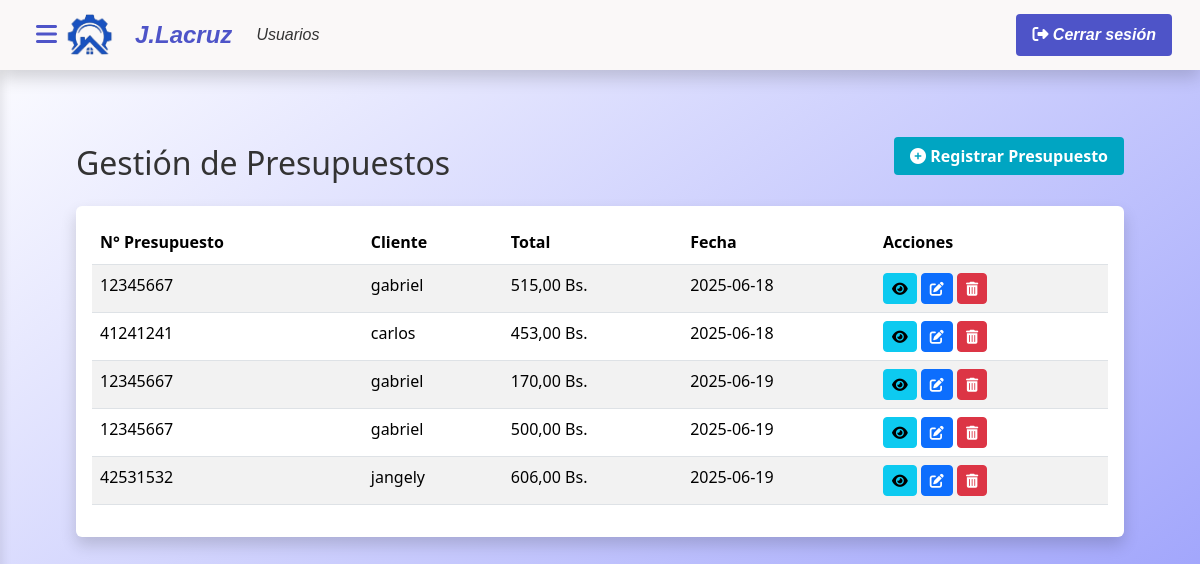
Page /index.php?c=presupuesto&m=index (signed in) on the earlier database version.
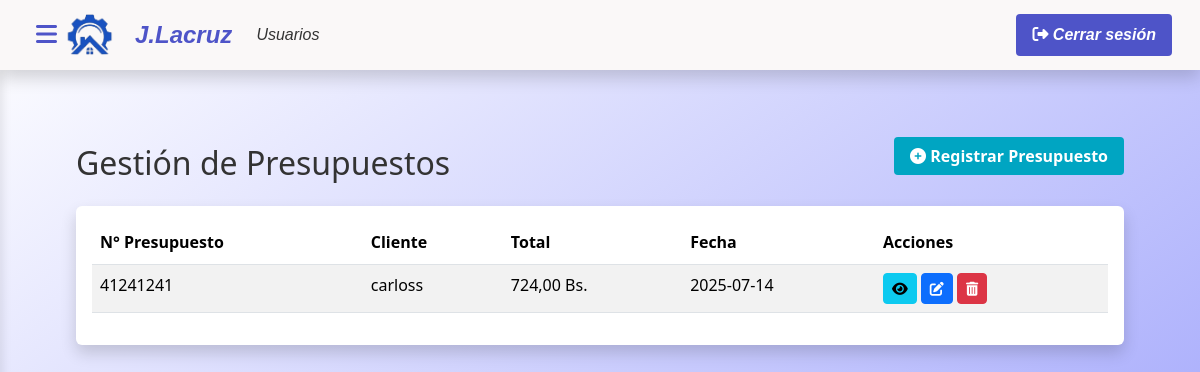
Same page on the later database version.
### tables this page shows
CREATE TABLE `factura` (
  `id_factura` int(11) NOT NULL,
  `rif` varchar(20) NOT NULL,
  `fecha` date NOT NULL,
  `numero_orden` varchar(20) NOT NULL,
  `id_condicion_pago` int(11) NOT NULL DEFAULT 3,
  `id_iva` int(11) NOT NULL,
  `total_iva` decimal(20,0) NOT NULL,
  `total_general` decimal(20,0) NOT NULL,
  `id_tasa` int(11) NOT NULL,
  `estatus` varchar(20) NOT NULL
);

CREATE TABLE `cliente` (
  `rif` varchar(20) NOT NULL,
  `cedula_usuario` int(11) NOT NULL,
  `razon_social` varchar(200) NOT NULL,
  `id_direccion` int(11) NOT NULL,
  `nombre` varchar(50) NOT NULL,
  `apellido` varchar(30) NOT NULL,
  `telefono` varchar(20) NOT NULL,
  `correo` varchar(100) NOT NULL,
  `fecha_registro` date NOT NULL
);

### modelo/conexion.php (called while the page is built, shortened)
<?php
class Conexion {
    public function __construct() {
    try {
        $this->pdo = new PDO("mysql:host=localhost;dbname=proyecto_lacruz", "root", "");
    } catch (PDOException $e) {
        die("Error de conexión: " . $e->getMessage());
    }
}
}
?>

### modelo/presupuesto.php (called while the page is built, shortened)
<?php
require_once 'modelo/conexion.php';
class PresupuestoModel extends Conexion {
    public function listar(){
        $sql = "SELECT
f.id_factura,
c.rif,
c.nombre AS nombre_cliente,
f.total_general,
f.fecha
FROM factura f
JOIN cliente c ON f.rif = c.rif";
        $stmt = $this->pdo->prepare($sql);
        $stmt->execute();
        return $stmt->fetchAll(PDO::FETCH_ASSOC);
    }
}

### vista/presupuesto/index.php (the view, shortened to what this page needs)
<?php require_once('vista/parcial/header.php'); ?>
<div class="main-content">
    <div class="container-fluid py-4">
        <div class="row mb-4">
            <div class="col-md-6">
                <h2 class="mb-0">Gestión de Presupuestos</h2>
            </div>
            <div class="col-md-6 text-end">
                <a href="index.php?c=presupuesto&m=crear" class="p-btn">
                    <i class="fas fa-plus-circle"></i> Registrar Presupuesto
                </a>
            </div>
        </div>
        <div class="card">
            <div class="card-body">
                <div class="table-responsive">
                    <table class="table table-striped table-hover">
                        <thead class="table-white">
                            <tr>
                                <th>N° Presupuesto</th>
                                <th>Cliente</th>
                                <th>Total</th>
                                <th>Fecha</th>
                                <th>Acciones</th>
                            </tr>
                        </thead>
                        <tbody>
                            <?php foreach ($presupuestos as $presupuesto): ?>
                            <tr>
                                <td><?= htmlspecialchars($presupuesto['rif']) ?></td>
                                <td><?= htmlspecialchars($presupuesto['nombre_cliente']) ?></td>
                                <td><?= htmlspecialchars(number_format($presupuesto['total_general'], 2, ',', '.')) ?> Bs.</td>
                                <td><?= htmlspecialchars($presupuesto['fecha']) ?></td>
                                <td>
                                    <a href="index.php?c=presupuesto&m=ver&id=<?= $presupuesto['id_factura'] ?>"
                                       class="btn btn-info btn-sm">
                                        <i class="fas fa-eye"></i>
                                    </a>
                                    <a href="index.php?c=presupuesto&m=editar&id=<?= $presupuesto['id_factura'] ?>"
                                       class="btn btn-primary btn-sm">
                                        <i class="fas fa-edit"></i>
                                    </a>
                                    <button type="button" class="btn btn-danger btn-sm btn-eliminar" data-id="<?= $presupuesto['id_factura'] ?>"data-controlador="presupuesto">
                                                    <i class="fas fa-trash-alt"></i>
                                    </button>
                                </td>
                            </tr>
                            <?php endforeach; ?>
                        </tbody>
                    </table>
                </div>
            </div>
        </div>
    </div>
</div>
<?php require_once('vista/parcial/footer.php'); ?>

Differences in the rows shown:
removed factura: rif.rif "12345667", rif.nombre "gabriel", total_general "515,00", fecha "2025-06-18"
removed factura: rif.rif "41241241", rif.nombre "carlos", total_general "453,00", fecha "2025-06-18"
removed factura: rif.rif "12345667", rif.nombre "gabriel", total_general "170,00", fecha "2025-06-19"
removed factura: rif.rif "12345667", rif.nombre "gabriel", total_general "500,00", fecha "2025-06-19"
removed factura: rif.rif "42531532", rif.nombre "jangely", total_general "606,00", fecha "2025-06-19"
added factura: rif.rif "41241241", rif.nombre "carloss", total_general "724,00", fecha "2025-07-14"
